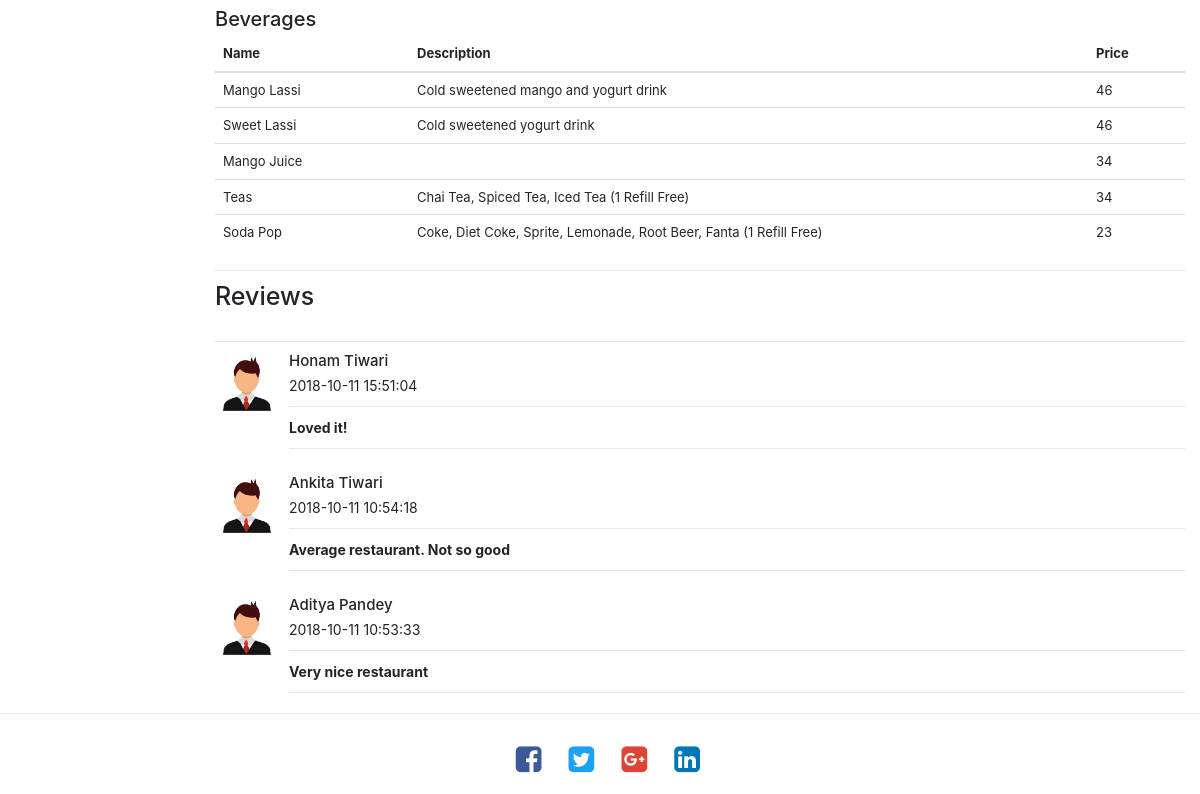
The page /rest_details.php?rest_id=322 (lower part) on the database as committed earlier.
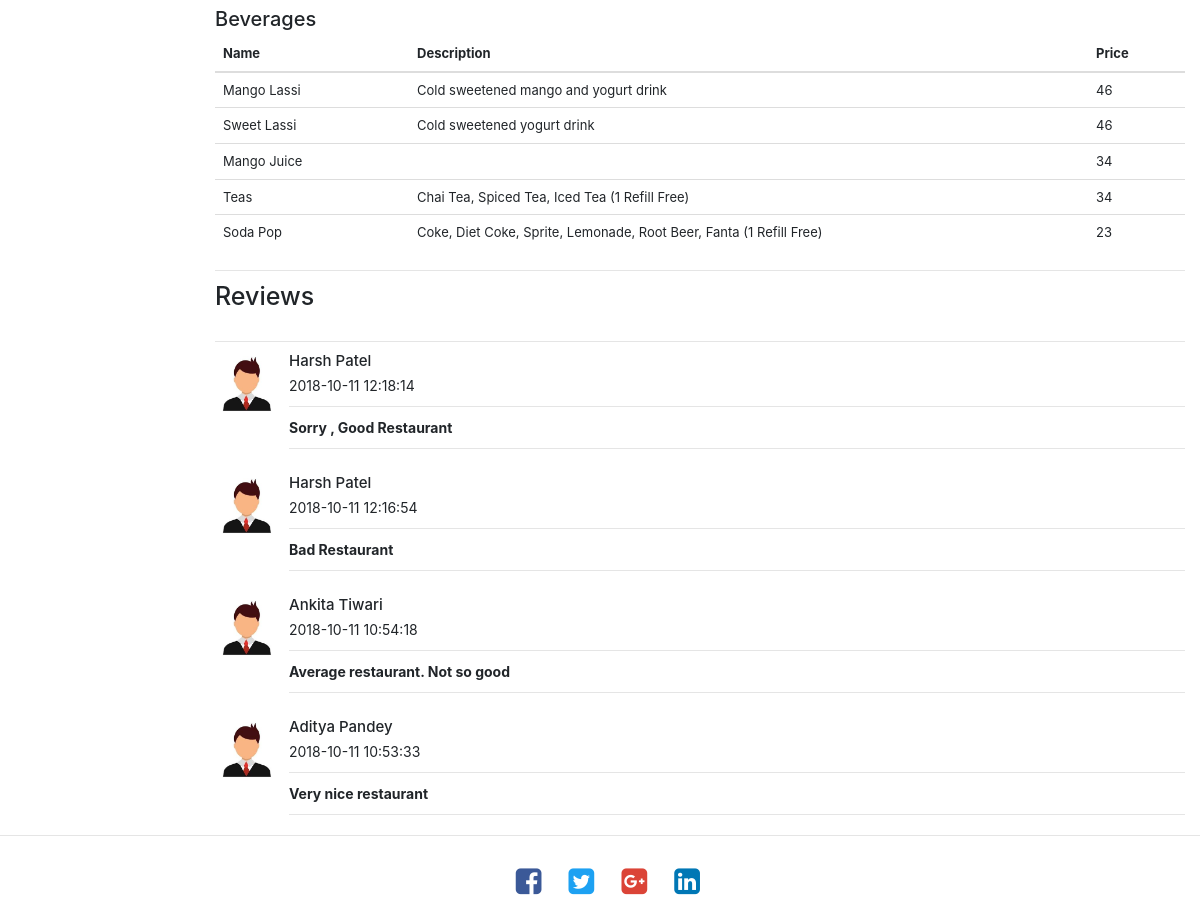
The same page on the database as committed later.
### tables this page shows
CREATE TABLE `review` (
  `rest_id` int(11) NOT NULL,
  `user_id` varchar(15) NOT NULL,
  `date_time` datetime NOT NULL DEFAULT CURRENT_TIMESTAMP ON UPDATE CURRENT_TIMESTAMP,
  `comment` text NOT NULL
);

CREATE TABLE `person` (
  `user_id` varchar(15) NOT NULL,
  `pwd` varchar(15) NOT NULL,
  `fname` varchar(15) NOT NULL,
  `lname` varchar(15) DEFAULT NULL,
  `email` varchar(25) NOT NULL,
  `contact` varchar(10) NOT NULL,
  `role` varchar(15) NOT NULL
);

### rest_details.php (the view, shortened to what this page needs)
<?php
include 'templates/header.php';
?>
<?php
include 'templates/db-con.php';
function addcss(){
	echo '<link rel="stylesheet" type="text/css" href="styles/rest_details.css">';
}
$rest_id=$_GET['rest_id'];
$sql = "select distinct category from menu";
$result = mysqli_query($conn, $sql);
$category = array();
if (mysqli_num_rows($result) != 0) {
	while($category_data = mysqli_fetch_assoc($result))
	{
		$category[] = $category_data['category'];
	}
}
?>
<div class="container-fluid">
<div class="row">
	<div class="col-sm-2">
	</div>
	<div class="col-sm-10">
		<div class="table-responsive" id="menu">
<?php
	foreach ($category as $cat){
		echo '<h2 id="';
		echo str_replace(' ', '-', $cat);
		echo '">';
		echo $cat;
		echo "</h2>";
		echo '<table class="table table-hover" id="menu-table">
				<colgroup>
					 <col span="1" style="width: 20%;">
					 <col span="1" style="width: 70%;">
					 <col span="1" style="width: 10%;">
  				</colgroup>
				<thead>
					<tr>
					  <th scope="col">Name</th>
					  <th scope="col">Description</th>
					  <th scope="col">Price</th>
					</tr>
				</thead>
				<tbody>';
		$sql = "SELECT item_name, description, price FROM menu WHERE category = '$cat'";
		$result = mysqli_query($conn, $sql);
		if (mysqli_num_rows($result) != 0) {
			while($menu_item = mysqli_fetch_assoc($result))
			{
				echo "<tr>
					  <td>";
				echo $menu_item['item_name'];
				echo "</td>
					  <td>";
				echo $menu_item['description'];
				echo "</td>
				 <td>";
				echo $menu_item['price'];
				echo "</td>
    				</tr>";
			}
		}
		echo '</tbody>
			</table>';
	}
?>
		</div>
        <hr>        <h1 id="reviews">Reviews</h1><br>
        <hr>
        <div id="read-reviews">
            <?php
                $sql = "select user_id, comment,date_time from review where rest_id = '$rest_id' ORDER BY date_time DESC;";
                $result = mysqli_query($conn, $sql);
                if (mysqli_num_rows($result) != 0) {
                    while($row = mysqli_fetch_assoc($result)){
                        $comment = $row['comment'];
                        $time = $row['date_time'];
                        $user_name = $row['user_id'];
                        $sql1 = "select fname, lname from person where user_id = '$user_name';";
                        $result1 = mysqli_query($conn, $sql1);
                        if (mysqli_num_rows($result) != 0) {
                            $row1 = mysqli_fetch_assoc($result1);
                            $fname = $row1['fname'];
                            $lname = $row1['lname'];?>
                            <div class="media">
                                <img class="mr-3" src="images/profile.jpeg" alt="Generic placeholder image" height="64px" width="64px">
                                    <div class="media-body">
                <h4 class="mt-0"><?php echo $fname.' '.$lname;?></h4>
                                        <p><?php echo $time;?></p><hr><strong><?php echo $comment;?></strong><hr>
            </div>
        </div>
            <?php
                        }
                    }
                }
            ?>
        </div>
	</div>
	</div>
		</div>
<hr>
<?php
include 'templates/footer.php';
?>

### templates/header.php (shortened to what this page needs)
<!DOCTYPE html>
<html>
	<head>
		<link rel="stylesheet" href="https://maxcdn.bootstrapcdn.com/bootstrap/3.3.7/css/bootstrap.min.css">
        <link href="//netdna.bootstrapcdn.com/bootstrap/3.0.1/css/bootstrap.min.css" rel="stylesheet" id="bootstrap-css">
        <link rel="stylesheet" href="https://maxcdn.bootstrapcdn.com/bootstrap/4.0.0/css/bootstrap.min.css">
		<link rel="stylesheet" href="https://cdnjs.cloudflare.com/ajax/libs/font-awesome/4.7.0/css/font-awesome.min.css">
		<link rel="stylesheet" type="text/css" href="styles/h.css">
		<?php addcss(); ?>
	</head>
<body>

### templates/footer.php
<div id="footer" class="footer">
	<a href="#" class="fa fa-facebook-square" title="Facebook"></a>
	<a href="#" class="fa fa-twitter-square" title="Twitter"></a>
	<a href="#" class="fa fa-google-plus-square" title="Google+"></a>
	<a href="#" class="fa fa-linkedin-square" title="LinkedIn"></a>
</div>
</body>
</html>

### styles/h.css (style rules this page uses)
#footer { position: relative; left: 0; bottom: 0; width: 100%; color: black; text-align: center; }
.fa { padding: 20px; font-size: 30px; width: 50px; text-align: center; text-decoration: none; }
.fa-facebook-square { color: #3B5998; }
.fa-google-plus-square { color: #DB4437; }
.fa-linkedin-square { color: #0077B5; }
.fa-twitter-square { color: #1DA1F2; }

### styles/rest_details.css (style rules this page uses)
table { font-size: 13px; }

### rest_details.php (style rules this page uses)
.media-body { font-size: 14px; }

Rows that differ between the two databases and show on the page:
removed review: user.fname "Honam", user.lname "Tiwari", date_time "2018-10-11 15:51:04", comment "Loved it!"
added review: user.fname "Harsh", user.lname "Patel", date_time "2018-10-11 12:18:14", comment "Sorry , Good Restaurant"
added review: user.fname "Harsh", user.lname "Patel", date_time "2018-10-11 12:16:54", comment "Bad Restaurant"
